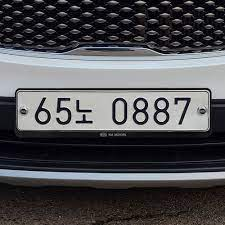
#> input picture Src/CarNum.jpg, 225 x 225 px
$ python W05_2.py
#> lines starting #> are read from the running program, lines starting #| are printed output that depends on the picture; after the words box and inside, x2 and y2 are one past the last pixel; in counts of white or black regions, pixels touching at a corner belong together
#> further down, image is the input picture: shape (225, 225, 3); mean B, G, R 82.5, 79.4, 79.9
import numpy as np,cv2

def salt_pepper_noise(img, n):
#> called with n = 500
    h, w = img.shape[:2]
#> h = 225; w = 225
    x, y = np.random.randint(0, w, n), np.random.randint(0, h, n)
    noise = img.copy()
    for (x,y) in zip(x,y):
        noise[y, x] = 0 if np.random.rand() < 0.5 else 255
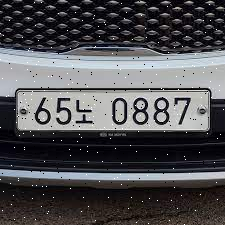
#> noise: shape (225, 225, 3); 0.99% of pixels changed, all inside (x1, y1, x2, y2) = (0, 0, 225, 225)
    return noise

image = cv2.imread("../Src/CarNum.jpg")
if image is None: raise Exception("영상 파일 읽기 오류")

noise = salt_pepper_noise(image,500)
cv2.imwrite("noise.jpg",noise)
med_img=cv2.medianBlur(noise,3)
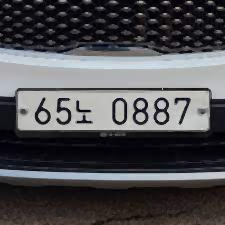
#> med_img: shape (225, 225, 3); mean B, G, R 81.5, 78.4, 79

cv2.imshow("image",image)
cv2.imshow("noise",noise)
cv2.imshow("median Filtering",med_img)
cv2.waitKey(0)
